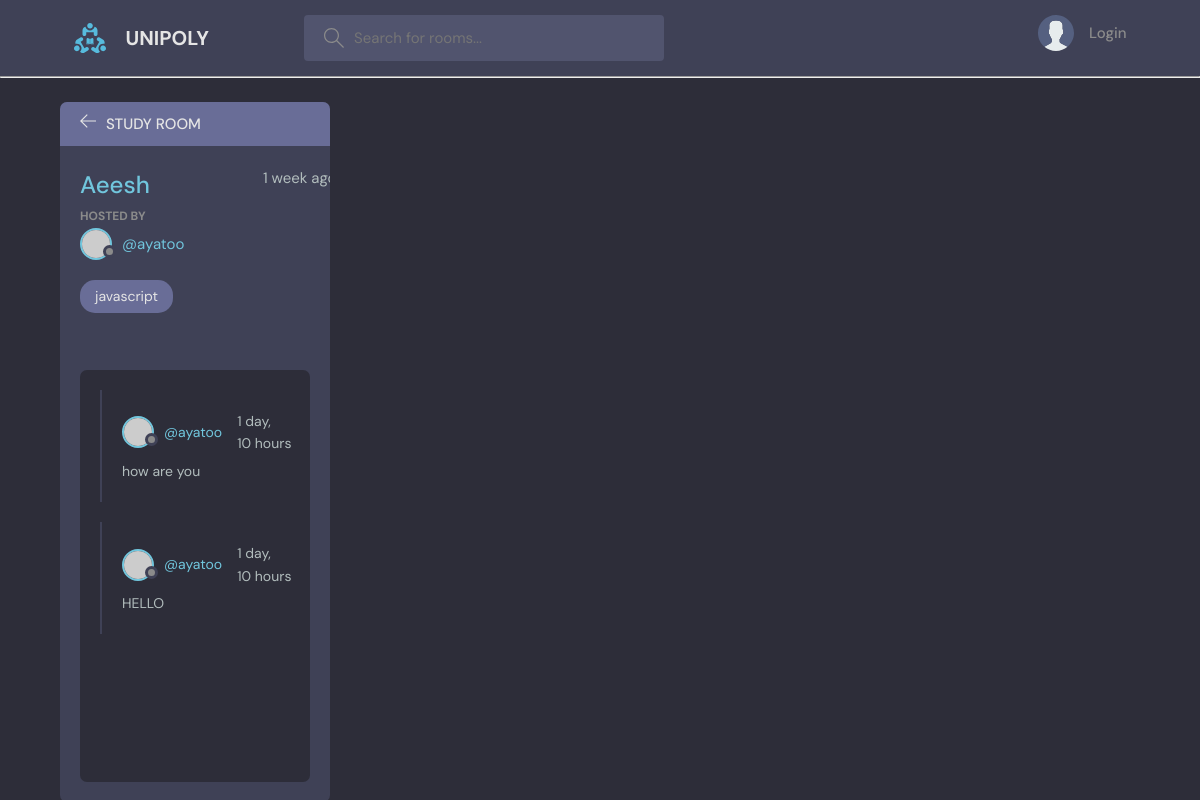
Before: /room/5/ with the older database file.
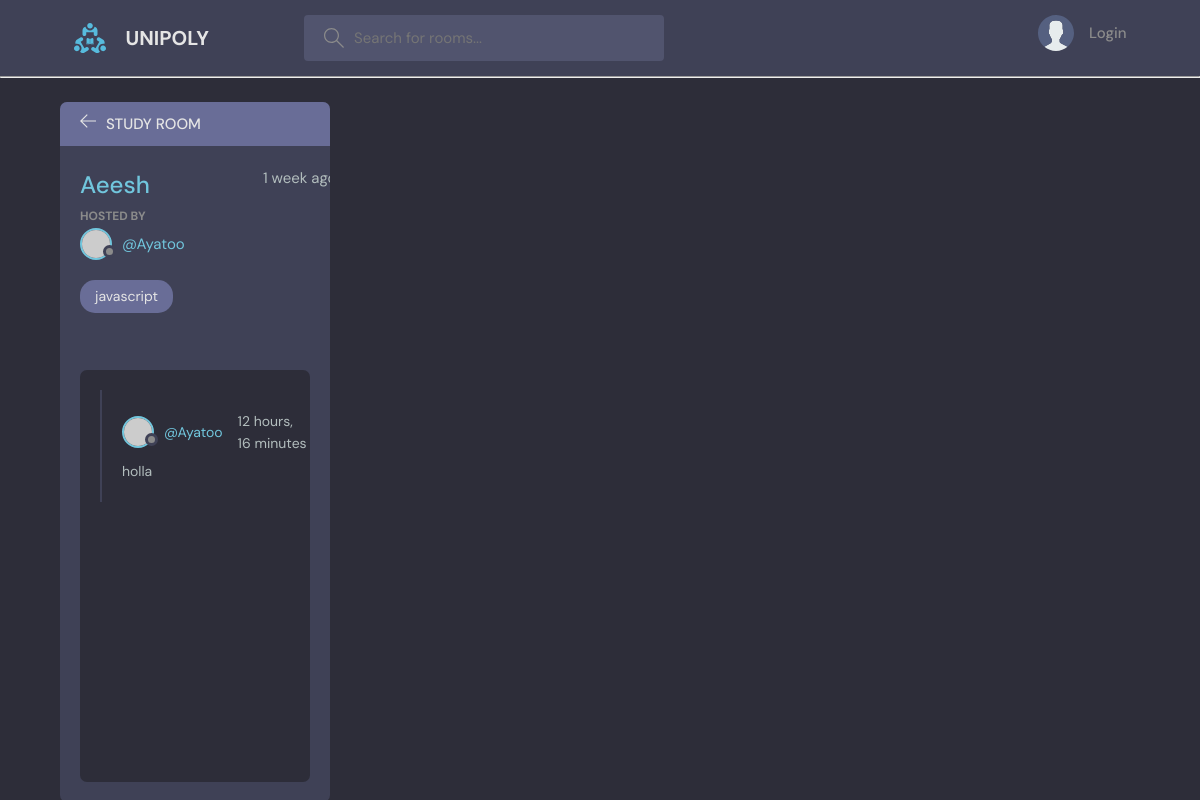
After: the same page with the newer database file.
### base/models.py (models this page shows, shortened)
class Room(models.Model):
    host = models.ForeignKey(User, on_delete=models.SET_NULL, null=True)
    participants = models.ManyToManyField(User, related_name='participants', blank=True)
    topic = models.ForeignKey(Topic, on_delete=models.SET_NULL, null=True)
    name = models.CharField(max_length=200)
    description = models.TextField(null=True, blank=True)
    updated = models.DateTimeField(auto_now=True)
    created = models.DateTimeField(auto_now_add=True)
    class Meta:
        ordering = ["-updated", '-created']

class Message(models.Model):
    user = models.ForeignKey(User, on_delete=models.CASCADE)
    room = models.ForeignKey(Room, on_delete=models.CASCADE)
    body = models.TextField(null=False)
    updated = models.DateTimeField(auto_now=True)
    created = models.DateTimeField(auto_now_add=True)
    class Meta:
        ordering = ["-updated", '-created']

class Topic(models.Model):
    name = models.CharField(max_length=200)
    def __str__(self):
        return self.name

### base/views.py (the view, shortened to what this page needs)
# urls.py: path('room/<str:pk>/', views.room, name = "room"),
def room(request, pk):
    room = Room.objects.get(id=pk)
    room_messages = room.message_set.all()
    participants = room.participants.all()
    context = {"room": room, 'room_messages': room_messages, 'participants': participants}
    return render(request, 'base/room.html', context)

### base/templates/base/room.html (shortened to what this page needs)
{% extends "main.html"%}
    {% block content %}
<main class="profile-page layout layout--2">
  <div class="container">
    <div class="room">
      <div class="room__top">
        <div class="room__topLeft">
          <a href="{% url 'home' %}">
            <svg version="1.1" xmlns="http://www.w3.org/2000/svg" width="32" height="32" viewBox="0 0 32 32">
              <title>arrow-left</title>
              <path
                d="M13.723 2.286l-13.723 13.714 13.719 13.714 1.616-1.611-10.96-10.96h27.625v-2.286h-27.625l10.965-10.965-1.616-1.607z"
              ></path>
            </svg>
          </a>
          <h3>Study Room</h3>
        </div>
      </div>
      <div class="room__box scroll">
        <div class="room__header scroll">
          <div class="room__info">
            <h3>{{room.name}}</h3>
            <span>{{room.created|timesince}} ago</span>
          </div>
          <div class="room__hosted">
            <p>Hosted By</p>
            <a href="{% url 'userprofile' room.host.id %}" class="room__author">
              <div class="avatar avatar--small">
                <img src="https://randomuser.me/api/portraits/men/37.jpg" />
              </div>
              <span>@{{room.host.username}}</span>
            </a>
          </div>
          <span class="room__topics">{{room.topic}}</span>
        </div>
        <div class="room__conversation">
          <div class="threads scroll">
            {% for message in room_messages %}
            <div class="thread">
              <div class="thread__top">
                <div class="thread__author">
                  <a href="{% url 'userprofile' message.user.id %}" class="thread__authorInfo">
                    <div class="avatar avatar--small">
                      <img src="https://randomuser.me/api/portraits/men/37.jpg" />
                    </div>
                    <span>@{{message.user.username}}</span>
                  </a>
                  <span class="thread__date">{{message.created|timesince}}</span>
                </div>
              </div>
              <div class="thread__details">
                {{message.body}}
              </div>
            </div>
            {%endfor%}
          </div>
        </div>
      </div>
  </div>
</main>
{% endblock %}

Changed rows visible on the page:
removed Message: user.username "ayatoo", created "1 day, 10 hours", body "how are you"
removed Message: user.username "ayatoo", created "1 day, 10 hours", body "HELLO"
changed through a linked row, Room "Aeesh": host.username "ayatoo" → "Ayatoo"
added Message: user.username "Ayatoo", created "12 hours, 16 minutes", body "holla"
